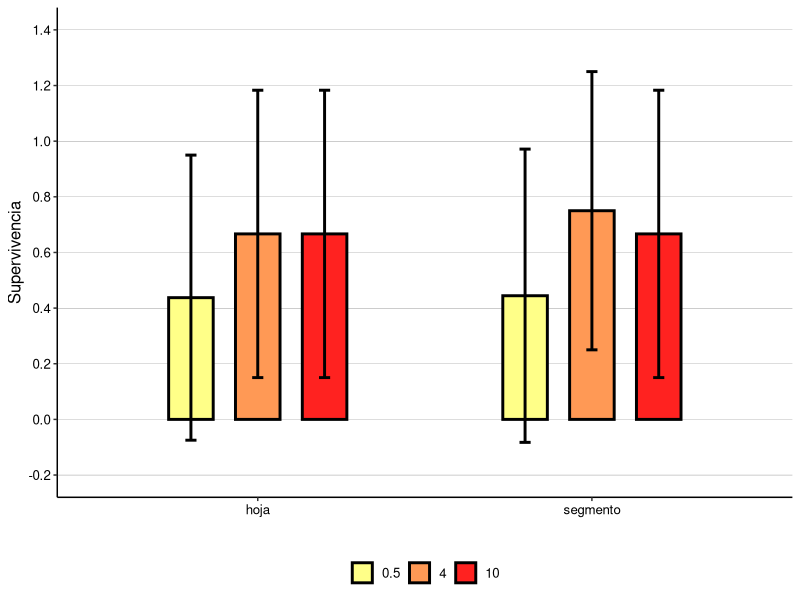
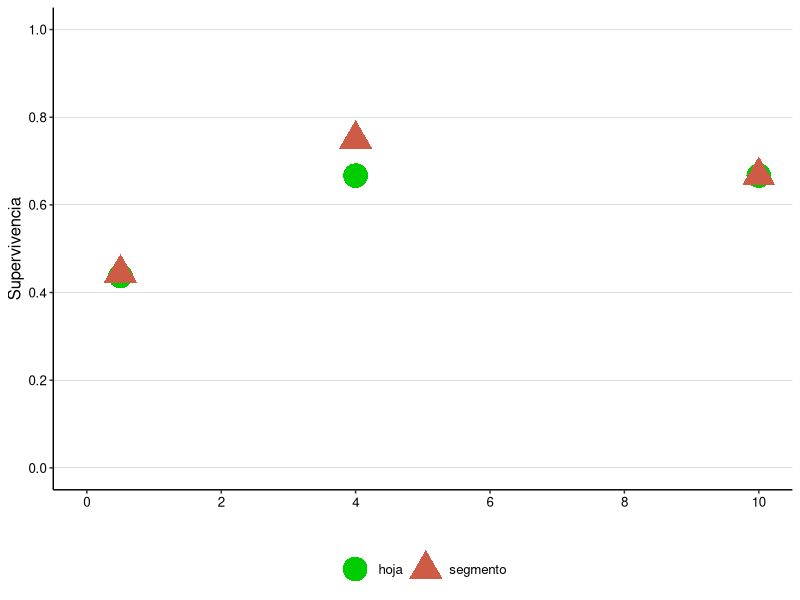
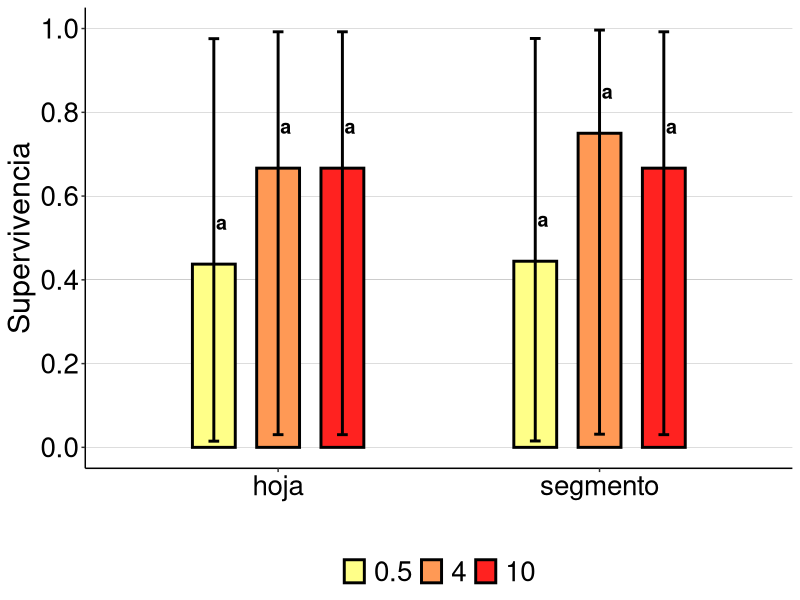
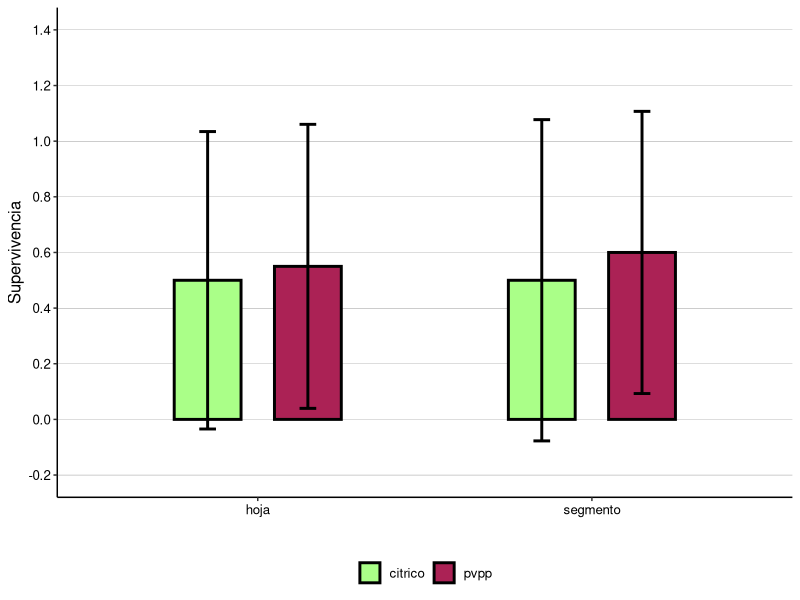
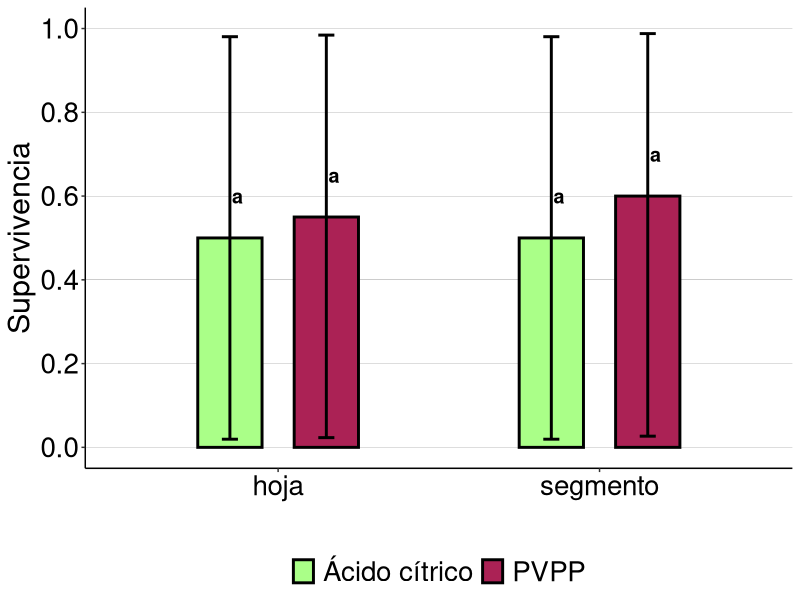

Reproduce these figures in R, in order.
## ---- chunk 1
knitr::opts_chunk$set(warning = FALSE, message = FALSE, echo = FALSE)

#Load library
library(readxl)

#Create object "db_met_mor" which contains climate data
microprop <- read_excel("database.xlsx", sheet = "microprop")

microprop$explanto <- as.factor(microprop$explanto)
microprop$antioxidante <- as.factor(microprop$antioxidante)
# 
microprop$hormona <- as.factor(microprop$hormona)
# microprop$hormona <- as.numeric(microprop$hormona)

head(microprop)

## ---- chunk 2
knitr::opts_chunk$set(warning = FALSE, message = FALSE, echo = FALSE)

library(dplyr)
tabla_microprop <- microprop %>%
  dplyr::group_by(hormona, explanto) %>%
  dplyr::summarise(n=n(),
                   Mean_supervivencia = mean(supervivencia),
                   sd_supervivencia = sd(supervivencia))
tabla_microprop

## ---- chunk 3
knitr::opts_chunk$set(warning = FALSE, message = FALSE, echo = FALSE)

library(ggplot2)
gg_microprop <- ggplot(tabla_microprop, aes(x=explanto, y=Mean_supervivencia , fill=hormona, width=.4)) +
  stat_summary(fun = "mean", size = 1, geom = "bar", position=position_dodge(0.6), color="black") +
  geom_errorbar(aes(ymin=Mean_supervivencia -sd_supervivencia, ymax=Mean_supervivencia +sd_supervivencia),
                width=.1, position=position_dodge(.6), size=1)+
  scale_fill_manual(values=c("#FF8","#FF9955","#FF2220"))+
  labs(y="Supervivencia", x="")+
  labs(x="", x="")+
  # facet_grid(Conc~.)+
  theme_classic()+
  theme(panel.grid.major.y = element_line(size=0.05, color='black'))+
  theme(panel.grid.major.x = element_blank())+
  theme(text = element_text(size=12, color='black'))+
  theme(axis.text = element_text(color='black'))+
  theme(legend.title=element_blank())+
  theme(legend.position = "bottom")+
  scale_y_continuous(limits = c(-0.2, 1.4), breaks = seq(-0.2, 1.4, 0.2))

gg_microprop

## ---- chunk 4
knitr::opts_chunk$set(warning = FALSE, message = FALSE, echo = FALSE)

microprop <- read_excel("database.xlsx", sheet = "microprop")
microprop$explanto <- as.factor(microprop$explanto)
microprop$antioxidante <- as.factor(microprop$antioxidante)
microprop$hormona <- as.numeric(microprop$hormona)

tabla_microprop_2 <- microprop %>%
  dplyr::group_by(hormona, explanto) %>%
  dplyr::summarise(n=n(),
                   Mean_supervivencia = mean(supervivencia),
                   sd_supervivencia = sd(supervivencia))

gg_microprop_2 <- ggplot(tabla_microprop_2, aes(x=hormona, y=Mean_supervivencia, color=explanto, shape = explanto, width=.4)) +
  geom_point(size=8)+
  labs(y="Supervivencia", x="")+
  scale_x_continuous(limits = c(0, 10), breaks = seq(0, 10, 2))+
  scale_y_continuous(limits = c(0, 1), breaks = seq(0, 1, 0.2))+
  scale_color_manual(values=c("green3","coral3"))+
  theme_classic()+
  theme(panel.grid.major.y = element_line(size=0.05, color='black'))+
  theme(panel.grid.major.x = element_blank())+
  theme(text = element_text(size=12, color='black'))+
  theme(axis.text = element_text(color='black'))+
  theme(legend.title=element_blank())+
  theme(legend.position = "bottom")
gg_microprop_2

microprop <- read_excel("database.xlsx", sheet = "microprop")
microprop$explanto <- as.factor(microprop$explanto)
microprop$antioxidante <- as.factor(microprop$antioxidante)
microprop$hormona <- as.factor(microprop$hormona)

## ---- chunk 5
knitr::opts_chunk$set(warning = FALSE, message = FALSE, echo = FALSE)

# Calcular la frecuencia de cada combinación de 'explanto' y 'antioxidante'
frecuencias <- table(microprop$explanto, microprop$hormona)
frecuencias

## ---- chunk 6
knitr::opts_chunk$set(warning = FALSE, message = FALSE, echo = FALSE)

library(lmerTest)
library(nlme)

# Crear una columna de pesos inversamente proporcional a la frecuencia de cada categoría
microprop$pesos <- with(microprop, 1 / (frecuencias[cbind(explanto, hormona)]))

# Ajustar el modelo de regresión logística con los pesos
modelo_hormona <- glm(supervivencia ~ explanto * hormona, 
              data = microprop, 
              family = binomial, 
              weights = microprop$pesos)
modelo_hormona$call

## ---- chunk 7
knitr::opts_chunk$set(warning = FALSE, message = FALSE, echo = FALSE)
# Resumen del modelo
# summary(modelo_hormona)
## ---- chunk 8
knitr::opts_chunk$set(warning = FALSE, message = FALSE, echo = FALSE)

library(car)
Anova(modelo_hormona)

## ---- chunk 9
knitr::opts_chunk$set(warning = FALSE, message = FALSE, echo = FALSE)

library(emmeans)
# Estimaciones marginales de los efectos principales
emmeans_results_1 <- emmeans(modelo_hormona, ~ explanto * hormona, type= "response")
emmeans_results_1
## ---- chunk 10
knitr::opts_chunk$set(warning = FALSE, message = FALSE, echo = FALSE)

tabla_microprop_3 <- merge(tabla_microprop, as.data.frame(emmeans_results_1), by = c("explanto", "hormona"))

# Supongamos que tienes un marco de datos con las letras asociado
# Asegúrate de que el marco tenga las columnas `explanto`, `hormona`, y `letras`
# Por ejemplo:
tabla_microprop_3$letras <- c("a", "a", "a", "a", "a", "a")  # Letras de prueba

# Crear el gráfico con las letras
gg_microprop <- ggplot(tabla_microprop_3, aes(x = explanto, y = prob, fill = hormona, width = 0.4)) +
  stat_summary(fun = "mean", size = 1, geom = "bar", position = position_dodge(0.6), color = "black") +
  geom_errorbar(aes(ymin = asymp.LCL, ymax = asymp.UCL), 
                width = 0.1, position = position_dodge(0.6), size = 1) +
 geom_text(aes(label = letras, y = prob + 0.1),  
            position = position_dodge2(width = 0.6, padding = 0.1),  # Mueve ligeramente a la derecha
            hjust = -0.2, size = 5, color = "black", fontface = "bold") +
  scale_fill_manual(values = c("#FF8", "#FF9955", "#FF2220")) +
  labs(y = "Supervivencia", x = "") +
  theme_classic() +
  theme(
    panel.grid.major.y = element_line(size = 0.05, color = 'black'),
    panel.grid.major.x = element_blank(),
    text = element_text(size = 12, color = 'black'),
    axis.text = element_text(color = 'black'),
    legend.position = "bottom"
  ) +
  scale_y_continuous(limits = c(0, 1), breaks = seq(-0, 1, 0.2))+
  theme(
    axis.text = element_text(size = 20),       # Tamaño de texto de los ejes
    axis.title = element_text(size = 22),      # Tamaño de títulos de los ejes
    plot.title = element_text(size = 24, face = "bold"), # Tamaño del título
    legend.text = element_text(size = 20),     # Tamaño del texto de la leyenda (si aplica)
    legend.title = element_blank()     # Tamaño del título de la leyenda (si aplica)
  )

# Mostrar el gráfico
print(gg_microprop)


# ggsave("gg_microprop.tiff", plot = gg_microprop, device = "tiff", width = 16, height = 8, units = "in", dpi = 300)

## ---- chunk 11
knitr::opts_chunk$set(warning = FALSE, message = FALSE, echo = FALSE)

library(dplyr)
tabla_microprop_antioxidante <- microprop %>%
  dplyr::group_by(antioxidante, explanto) %>%
  dplyr::summarise(n=n(),
                   Mean_supervivencia = mean(supervivencia),
                   sd_supervivencia = sd(supervivencia))
tabla_microprop_antioxidante

## ---- chunk 12
knitr::opts_chunk$set(warning = FALSE, message = FALSE, echo = FALSE)



gg_microprop_ao <- ggplot(tabla_microprop_antioxidante, aes(x=explanto, y=Mean_supervivencia , fill=antioxidante, width=.4)) +
  stat_summary(fun = "mean", size = 1, geom = "bar", position=position_dodge(0.6), color="black") +
  geom_errorbar(aes(ymin=Mean_supervivencia -sd_supervivencia, ymax=Mean_supervivencia +sd_supervivencia),
                width=.1, position=position_dodge(.6), size=1)+
  scale_fill_manual(values=c("#AF8","#AB2255"))+
  labs(y="Supervivencia", x="")+
  labs(x="", x="")+
  # facet_grid(Conc~.)+
  theme_classic()+
  theme(panel.grid.major.y = element_line(size=0.05, color='black'))+
  theme(panel.grid.major.x = element_blank())+
  theme(text = element_text(size=12, color='black'))+
  theme(axis.text = element_text(color='black'))+
  theme(legend.title=element_blank())+
  theme(legend.position = "bottom")+
  scale_y_continuous(limits = c(-0.2, 1.4), breaks = seq(-0.2, 1.4, 0.2))
gg_microprop_ao

## ---- chunk 13
knitr::opts_chunk$set(warning = FALSE, message = FALSE, echo = FALSE)

# Calcular la frecuencia de cada combinación de 'explanto' y 'antioxidante'
frecuencias <- table(microprop$explanto, microprop$antioxidante)
frecuencias
## ---- chunk 14
knitr::opts_chunk$set(warning = FALSE, message = FALSE, echo = FALSE)

library(lmerTest)
library(nlme)

# Crear una columna de pesos inversamente proporcional a la frecuencia de cada categoría
microprop$pesos <- with(microprop, 1 / (frecuencias[cbind(explanto, antioxidante)]))

# Ajustar el modelo de regresión logística con los pesos
modelo_antioxidante <- glm(supervivencia ~ explanto * antioxidante, 
              data = microprop, 
              family = binomial, 
              weights = microprop$pesos)

modelo_antioxidante$call

## ---- chunk 15
knitr::opts_chunk$set(warning = FALSE, message = FALSE, echo = FALSE)

### Modelo de regresión logística:

## ---- chunk 16
knitr::opts_chunk$set(warning = FALSE, message = FALSE, echo = FALSE)

library(car)
Anova(modelo_antioxidante)

## ---- chunk 17
knitr::opts_chunk$set(warning = FALSE, message = FALSE, echo = FALSE)

library(emmeans)
# Estimaciones marginales de los efectos principales
emmeans_results <- emmeans(modelo_antioxidante, ~ explanto * antioxidante, type= "response")
emmeans_results

## ---- chunk 18
knitr::opts_chunk$set(warning = FALSE, message = FALSE, echo = FALSE)

tabla_microprop_4 <- merge(tabla_microprop_antioxidante, as.data.frame(emmeans_results), by = c("explanto", "antioxidante"))

# Supongamos que tienes un marco de datos con las letras asociado
# Asegúrate de que el marco tenga las columnas `explanto`, `hormona`, y `letras`
# Por ejemplo:
tabla_microprop_4$letras <- c("a", "a", "a", "a")  # Letras de prueba

tabla_microprop_4$antioxidante <- factor(tabla_microprop_4$antioxidante, levels = c("citrico","pvpp"), labels = c("Ácido cítrico", "PVPP") )

# Crear el gráfico con las letras
gg_microprop_ao <- ggplot(tabla_microprop_4, aes(x = explanto, y = prob, fill = antioxidante, width = 0.4)) +
  stat_summary(fun = "mean", size = 1, geom = "bar", position = position_dodge(0.6), color = "black") +
  geom_errorbar(aes(ymin = asymp.LCL, ymax = asymp.UCL), 
                width = 0.1, position = position_dodge(0.6), size = 1) +
 geom_text(aes(label = letras, y = prob + 0.1),  
            position = position_dodge2(width = 0.6, padding = 0.1),  # Mueve ligeramente a la derecha
            hjust = -0.2, size = 5, color = "black", fontface = "bold") +
  scale_fill_manual(values = c("#AF8","#AB2255")) +
  labs(y = "Supervivencia", x = "") +
  theme_classic() +
  theme(
    panel.grid.major.y = element_line(size = 0.05, color = 'black'),
    panel.grid.major.x = element_blank(),
    text = element_text(size = 12, color = 'black'),
    axis.text = element_text(color = 'black'),
    legend.title = element_blank(),
    legend.position = "bottom"
  ) +
  scale_y_continuous(limits = c(0, 1), breaks = seq(0, 1, 0.2))+
  theme(
    axis.text = element_text(size = 20),       # Tamaño de texto de los ejes
    axis.title = element_text(size = 22),      # Tamaño de títulos de los ejes
    plot.title = element_text(size = 24, face = "bold"), # Tamaño del título
    legend.text = element_text(size = 20),     # Tamaño del texto de la leyenda (si aplica)
    legend.title = element_blank()     # Tamaño del título de la leyenda (si aplica)
  )

# Mostrar el gráfico
print(gg_microprop_ao)

# ggsave("gg_microprop_ao.tiff", plot = gg_microprop_ao, device = "tiff", width = 16, height = 8, units = "in", dpi = 300)
